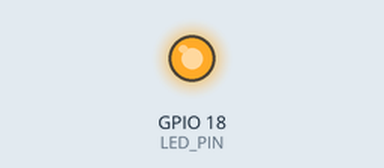
Simulated run of this program. Board: Raspberry Pi (BCM pin numbers). Shown: output pins drawn as LEDs (lit = HIGH).

Above: at 0.1 s.
Timing chart, 0 to 1.6 s (numbered marks = the images above):
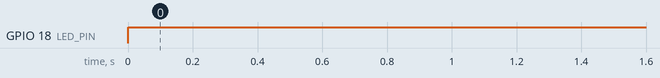

The program:

blinkingLED.py
```python
import RPi.GPIO as GPIO
from time import sleep

LED_PIN = 18
GPIO.setwarnings(False)
GPIO.setmode(GPIO.BCM)
GPIO.setup(LED_PIN, GPIO.OUT)

while True:
    GPIO.output(LED_PIN, GPIO.HIGH)
    sleep(1)
    GPIO.output(LED_PIN, GPIO.LOW)
```

Measured:
- by itself, GPIO 18 (LED_PIN): LOW → HIGH at 0.00 s
